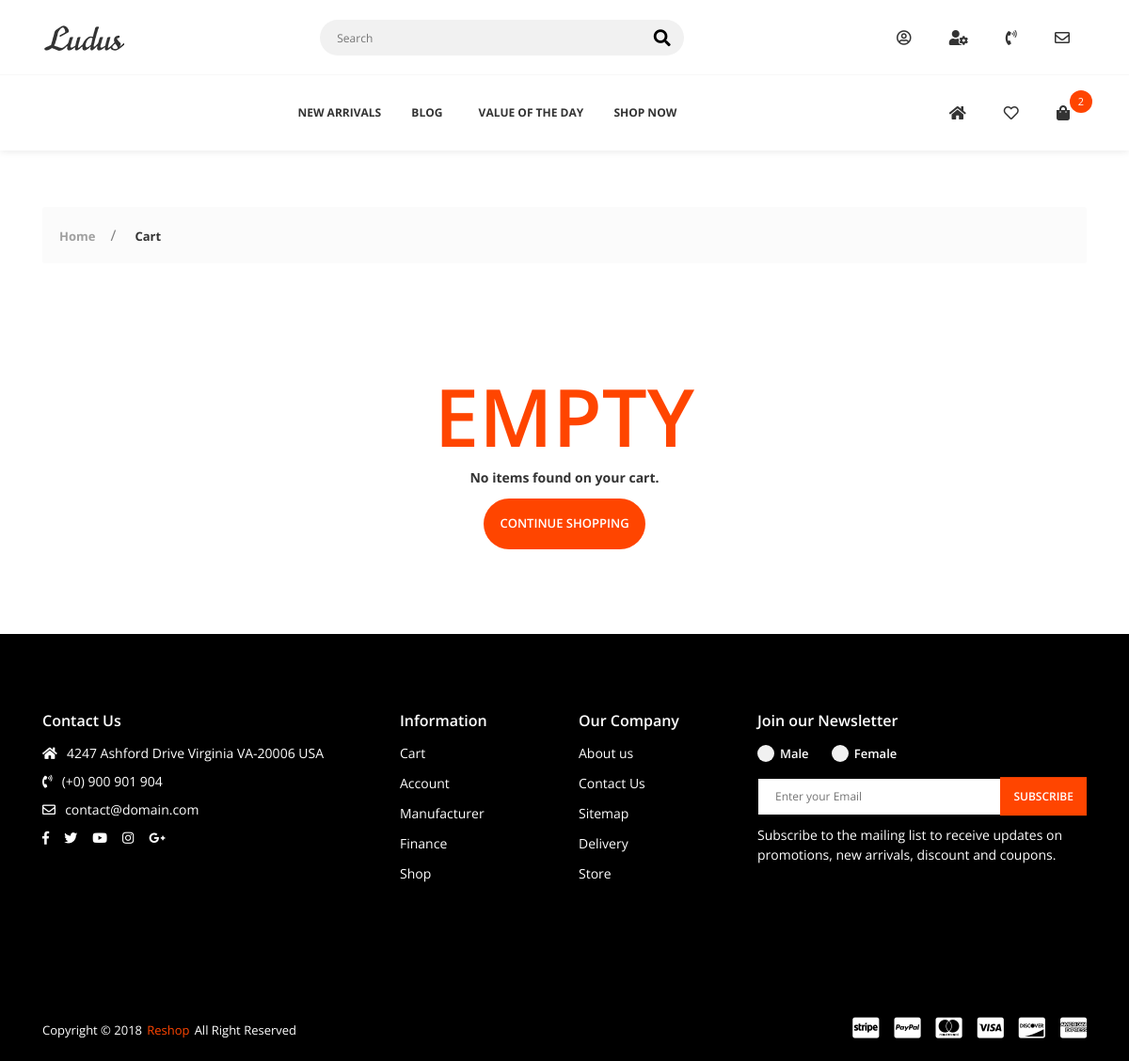
Page /cart/ (signed in) on the earlier database version.
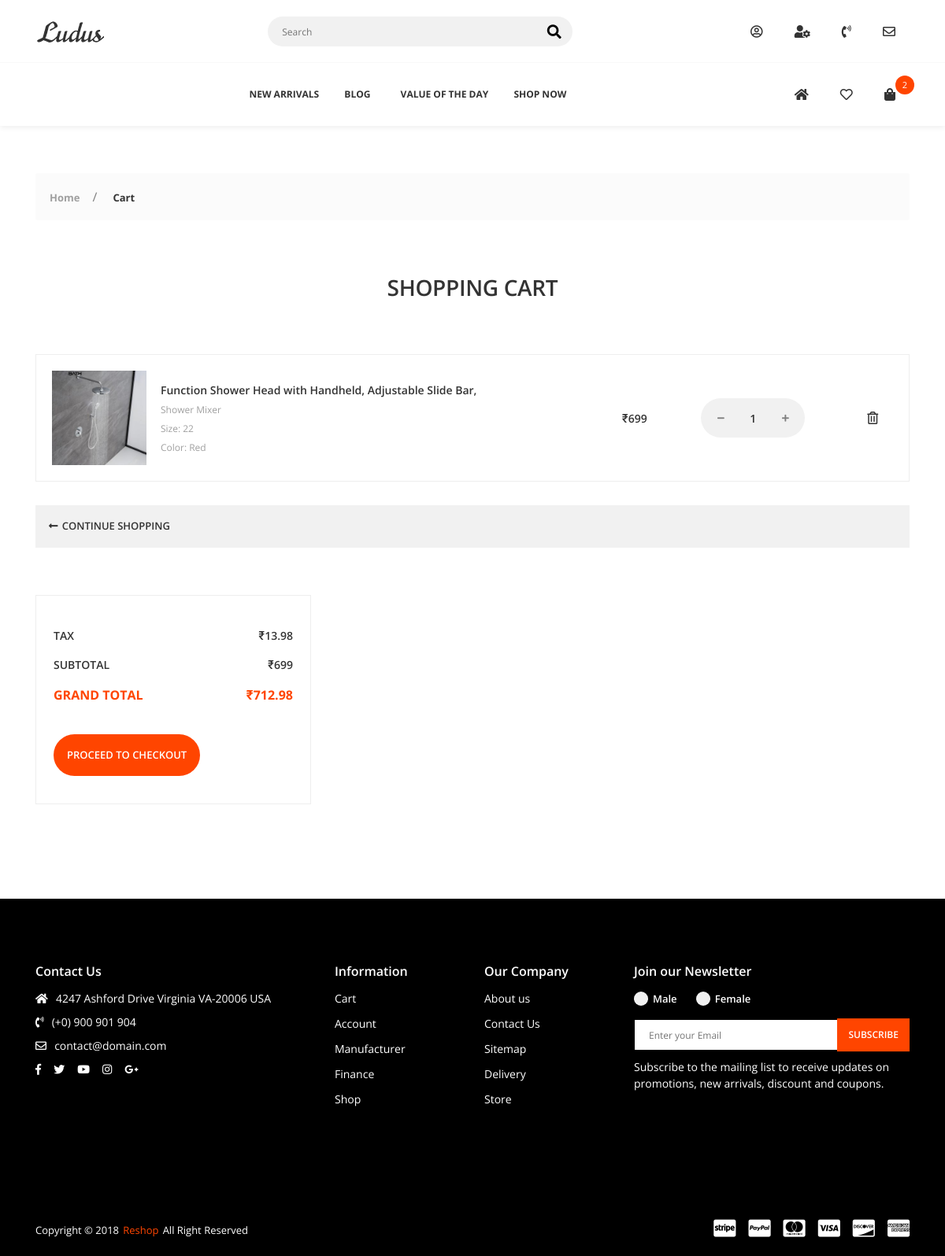
Same page on the later database version.
### cart/models.py (models this page shows, shortened)
class CartItem(models.Model):
    user = models.ForeignKey(Account, on_delete=models.CASCADE, null=True)
    product = models.ForeignKey(Product, on_delete=models.CASCADE)
    variations = models.ManyToManyField(Variation, blank=True)
    cart = models.ForeignKey(Cart, on_delete=models.CASCADE, null=True)
    quantity = models.IntegerField()
    is_active = models.BooleanField(default=True)

### shop_app/models.py (models this page shows, shortened)
class Product(models.Model):
    product_name = models.CharField(max_length=200, unique=True)
    slug = models.SlugField(max_length=200, unique=True)
    description = models.TextField(max_length=500, blank=True)
    price = models.IntegerField()
    images = models.ImageField(upload_to='photos/product')
    stock = models.IntegerField()
    is_available = models.BooleanField(default=True)
    is_featured = models.BooleanField(default=False)
    category = models.ForeignKey(Category, on_delete=models.CASCADE)
    created_date = models.DateTimeField(auto_now_add=True)
    modified_date = models.DateTimeField(auto_now=True)

class Category(models.Model):
    category_name = models.CharField(max_length=50, unique=True)
    slug = models.SlugField(max_length=100, unique=True)
    description = models.TextField(max_length=255, blank=True)
    cat_image = models.ImageField(upload_to='photos/categories', blank=True)
    class Meta:
        verbose_name = 'category'
        verbose_name_plural = 'categories'
    def __str__(self):
        return self.category_name  #shows the name

### cart/views.py (the view)
# urls.py: path('cart/', include('cart.urls')),
def cart(request, total=0, quantity=0, cart_item=None, cart_items=None):
    try:
        tax = 0
        grand_total = 0
        if request.user.is_authenticated:
            cart_items = CartItem.objects.filter(
                user=request.user, is_active=True)
        else:
            cart = Cart.objects.get(cart_id=_cart_id(request))
            cart_items = CartItem.objects.filter(cart=cart, is_active=True)
        for cart_item in cart_items:
            total += (cart_item.product.price*cart_item.quantity)
            quantity += cart_item.quantity
        tax = (2*total)/100
        grand_total = total+tax
    except ObjectDoesNotExist:
        pass
    context = {
        'total': total,
        'quantity': quantity,
        'cart_items': cart_items,
        'tax': tax,
        'grand_total': grand_total,
    }
    return render(request, 'cart.html', context)

### cart/context_processors.py (called while the page is built)
def counter(request):
    cart_count = 0
    if 'admin' in request.path:
        return {}
    else:
        try:
            cart = Cart.objects.filter(cart_id=_cart_id(request))
            if request.user.is_authenticated:
                cart_items = CartItem.objects.all().filter(user=request.user)
            else:
                cart_items = CartItem.objects.all().filter(cart=cart[:1])
            for cart_item in cart_items:
                cart_count += cart_item.quantity
        except Cart.DoesNotExist:
            cart_count = 0
    return dict(cart_count=cart_count)

### cart/views.py (called while the page is built)
def _cart_id(request):
    cart = request.session.session_key
    if not cart:
        cart = request.session.create()
    return cart

### wishlist/views.py (called while the page is built)
def _wishlist_id(request):
    wishlist = request.session.session_key
    if not wishlist:
        wishlist = request.session.create()
    return wishlist

### templates/cart.html (shortened to what the changed rows need)
{% extends 'base.html' %}
{% load static %}
{% block content %}
        <div class="app-content">
            {% if not cart_items %}
             <div class="u-s-p-y-60">
                <div class="section__content">
                    <div class="container">
                        <div class="row">
                            <div class="col-lg-12 col-md-12 u-s-m-b-30">
                                <div class="empty">
                                    <div class="empty__wrap">
                                        <span class="empty__big-text">EMPTY</span>
                                        <span class="empty__text-1">No items found on your cart.</span>
                                        <a class="empty__redirect-link btn--e-brand" href="{% url 'store' %}">CONTINUE SHOPPING</a></div>
                                </div>
                            </div>
                        </div>
                    </div>
                </div>
            </div>
            {% else %}
            <div class="u-s-p-b-60">
                <div class="section__intro u-s-m-b-60">
                    <div class="container">
                        <div class="row">
                            <div class="col-lg-12">
                                <div class="section__text-wrap">
                                    <h1 class="section__heading u-c-secondary">SHOPPING CART</h1>
                                </div>
                            </div>
                        </div>
                    </div>
                </div>
                <div class="section__content">
                    <div class="container">
                        <div class="row">
                            <div class="col-lg-12 col-md-12 col-sm-12 u-s-m-b-30">
                                <div class="table-responsive">
                                    <table class="table-p">
                                        <tbody>
                                            {% for cart_item in cart_items %}
                                            <tr>
                                                <td>
                                                    <div class="table-p__box">
                                                        <div class="table-p__img-wrap">
                                                            <img class="u-img-fluid" src="{{cart_item.product.images.url}}" style="width:600 height:600;" alt=""></div>
                                                        <div class="table-p__info">
                                                            <span class="table-p__name">
                                                                <a href="#">{{cart_item.product.product_name}}</a></span>
                                                            <span class="table-p__category">
                                                                <a href="#">{{cart_item.product.category}}</a></span>
                                                            <ul class="table-p__variant-list">
                                                                <li>
                                                                    <span>Size: 22</span></li>
                                                                <li>
                                                                    <span>Color: Red</span></li>
                                                            </ul>
                                                        </div>
                                                    </div>
                                                </td>
                                                <td>
                                                    <span class="table-p__price">₹{{cart_item.product.price}}</span></td>
                                                <td>
                                                    <div class="table-p__input-counter-wrap">
                                                        <div class="input-counter">
                                                             <a href="{% url 'remove_cart' cart_item.product.id cart_item.id %}">
                                                            <span class="input-counter__minus fas fa-minus"></span></a>
                                                            <input class="input-counter__text input-counter--text-primary-style" type="text" value="{{cart_item.quantity}}" data-min="1" data-max="1000">
                                                            <a href="{% url 'add_cart' cart_item.product.id %}">
                                                            <span class="input-counter__plus fas fa-plus"></span></a></div>
                                                    </div>
                                                </td>
                                                <td>
                                                    <div class="table-p__del-wrap">
                                                        <a class="far fa-trash-alt table-p__delete-link" href="{% url 'remove_cart_item' cart_item.product.id cart_item.id%}"></a></div>
                                                </td>
                                            </tr>
                                            {% endfor %}
                                        </tbody>
                                    </table>
                                </div>
                            </div>
                            <div class="col-lg-12">
                                <div class="route-box">
                                    <div class="route-box__g1">
                                        <a class="route-box__link" href="{% url 'store' %}"><i class="fas fa-long-arrow-alt-left"></i>
                                            <span>CONTINUE SHOPPING</span></a></div>
                                </div>
                            </div>
                        </div>
                    </div>
                </div>
            </div>
            <div class="u-s-p-b-60">
                <div class="section__content">
                    <div class="container">
                        <div class="row">
                            <div class="col-lg-12 col-md-12 col-sm-12 u-s-m-b-30">
                                    <div class="row">
                                        <div class="col-lg-4 col-md-6 u-s-m-b-30">
                                            <div class="f-cart__pad-box">
                                                <div class="u-s-m-b-30">
                                                    <table class="f-cart__table">
                                                        <tbody>
                                                            <tr>
                                                                <td>TAX</td>
                                                                <td>₹{{tax}}</td>
                                                            </tr>
                                                            <tr>
                                                                <td>SUBTOTAL</td>
                                                                <td>₹{{total}}</td>
                                                            </tr>
                                                            <tr>
                                                                <td>GRAND TOTAL</td>
                                                                <td>₹{{grand_total}}</td>
                                                            </tr>
                                                        </tbody>
                                                    </table>
                                                </div>
                                                <div>
                                                    <a class="empty__redirect-link btn--e-brand" href="{% url 'checkout' %}">PROCEED TO CHECKOUT</a></div>
                                            </div>
                                        </div>
                                    </div>
                            </div>
                        </div>
                    </div>
                </div>
            </div>
            {% endif %}
        </div>
{% endblock %}

Differences in the rows shown:
added CartItem: product.images (picture), product.product_name "Function Shower Head with Handheld, Adjustable Slide Bar,", product.category "Shower Mixer", product.price "699", quantity "1"
Other differences:
{{ tax }}: (not shown) → "13.98"
{{ total }}: (not shown) → "699"
{{ grand_total }}: (not shown) → "712.98"
text no longer shown: "EMPTY No items found on your cart."
text now shown: "SHOPPING CART TAX ₹ SUBTOTAL ₹ GRAND TOTAL ₹ PROCEED TO CHECKOUT"
